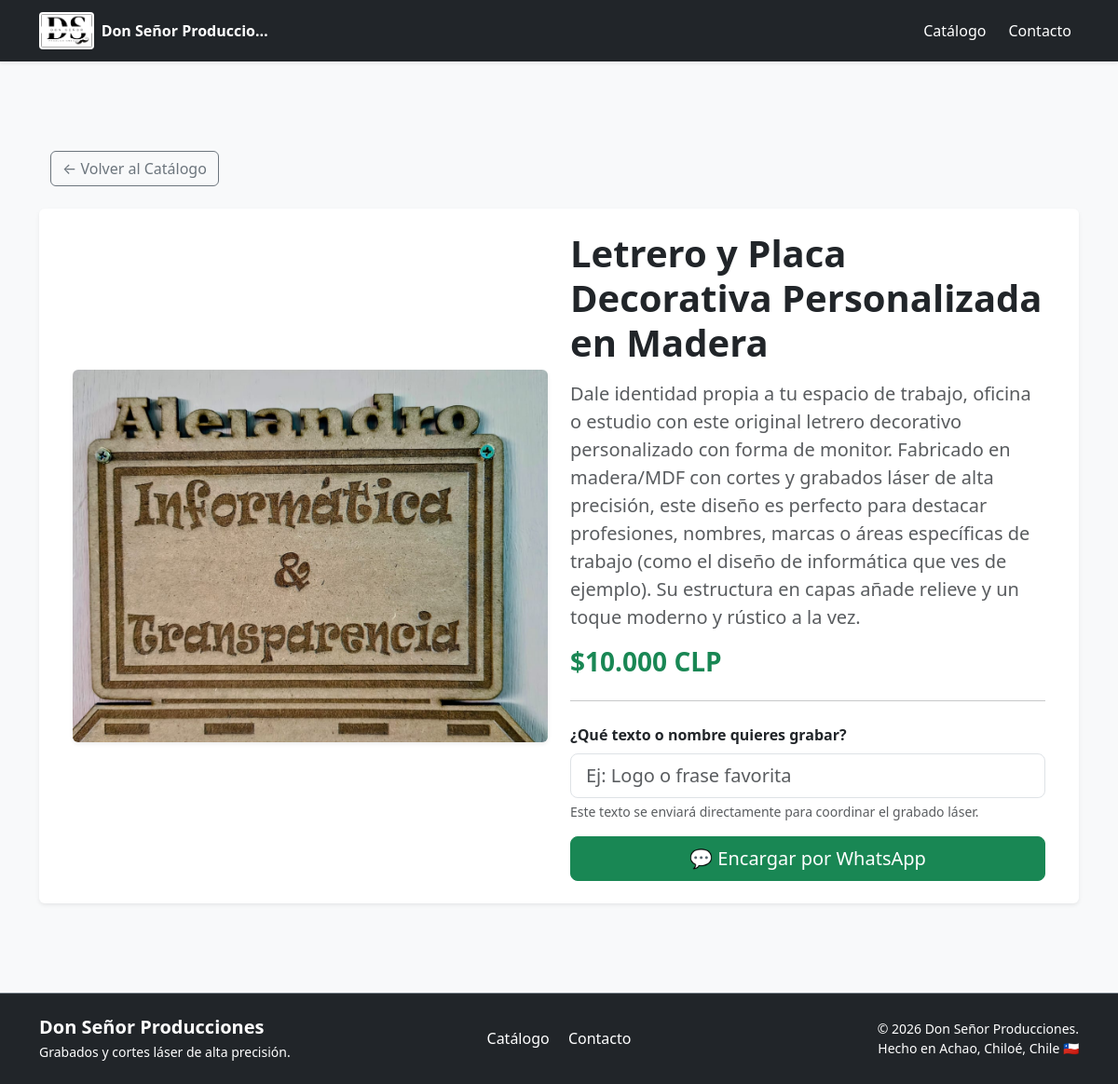
/producto/letrero-puerta-oficina/, run on the app's committed database.
### catalogo/models.py (models this page shows, shortened)
class Producto(models.Model):
    nombre = models.CharField(max_length=200)
    slug = models.SlugField(unique=True)
    descripcion = models.TextField()
    precio = models.DecimalField(max_digits=10, decimal_places=0) # Usamos 0 si manejas precios en CLP
    imagen = models.ImageField(upload_to='productos/')
    categoria = models.ForeignKey(Categoria, on_delete=models.CASCADE, related_name='productos')
    requiere_personalizacion = models.BooleanField(default=True)
    activo = models.BooleanField(default=True)
    def precio_formateado(self):
        return f"{int(self.precio):_}".replace("_", ".")

### catalogo/views.py (the view, shortened to what this page needs)
# urls.py: path('producto/<slug:slug>/', detalle_producto, name='detalle_producto'),
def detalle_producto(request, slug):
    producto = get_object_or_404(Producto, slug=slug, activo=True)
    return render(request, 'catalogo/detalle_producto.html', {'producto': producto})

### catalogo/templates/catalogo/detalle_producto.html (shortened to what this page needs)
{% extends 'catalogo/base.html' %}
{% block content %}
    <div class="container my-5">
        <a href="{% url 'lista_productos' %}" class="btn btn-outline-secondary mb-4">&larr; Volver al Catálogo</a>
        <div class="row bg-white p-4 rounded shadow-sm align-items-center">
            <div class="col-md-6 mb-4 mb-md-0">
                {% if producto.imagen %}
                    <img src="{{ producto.imagen.url }}" alt="{{ producto.nombre }}" class="img-fluid rounded shadow-sm w-100 object-fit-cover" style="max-height: 400px;">
                {% endif %}
            </div>
            <div class="col-md-6">
                <h1 class="fw-bold mb-3">{{ producto.nombre }}</h1>
                <p class="text-muted lead">{{ producto.descripcion }}</p>
                <h3 class="text-success fw-bold mb-4">${{ producto.precio_formateado }} CLP</h3>
                {% if producto.requiere_personalizacion %}
                <hr>
                <form method="post" class="mt-4">
                    <div class="mb-3">
                        <label for="texto_personalizado" class="form-label fw-bold">¿Qué texto o nombre quieres grabar?</label>
                        <input type="text" class="form-control form-control-lg" id="texto_personalizado" name="texto_personalizado" placeholder="Ej: Logo o frase favorita" required>
                        <div class="form-text">Este texto se enviará directamente para coordinar el grabado láser.</div>
                    </div>
                    <button type="submit" class="btn btn-success btn-lg w-100">
                        💬 Encargar por WhatsApp
                    </button>
                </form>
                {% endif %}
            </div>
        </div>
    </div>
{% endblock %}

### data on the page
Producto: imagen (picture), nombre "Letrero y Placa Decorativa Personalizada en Madera", descripcion "Dale identidad propia a tu espacio de trabajo, oficina o estudio con este original letrero decorativo personalizado con forma de monitor. Fabricado en madera/MDF con cortes y grabados láser de alta precisión, este diseño es perfecto para destacar profesiones, nombres, marcas o áreas específicas de trabajo (como el diseño de informática que ves de ejemplo). Su estructura en capas añade relieve y un toque moderno y rústico a la vez.", precio_formateado "10.000"
